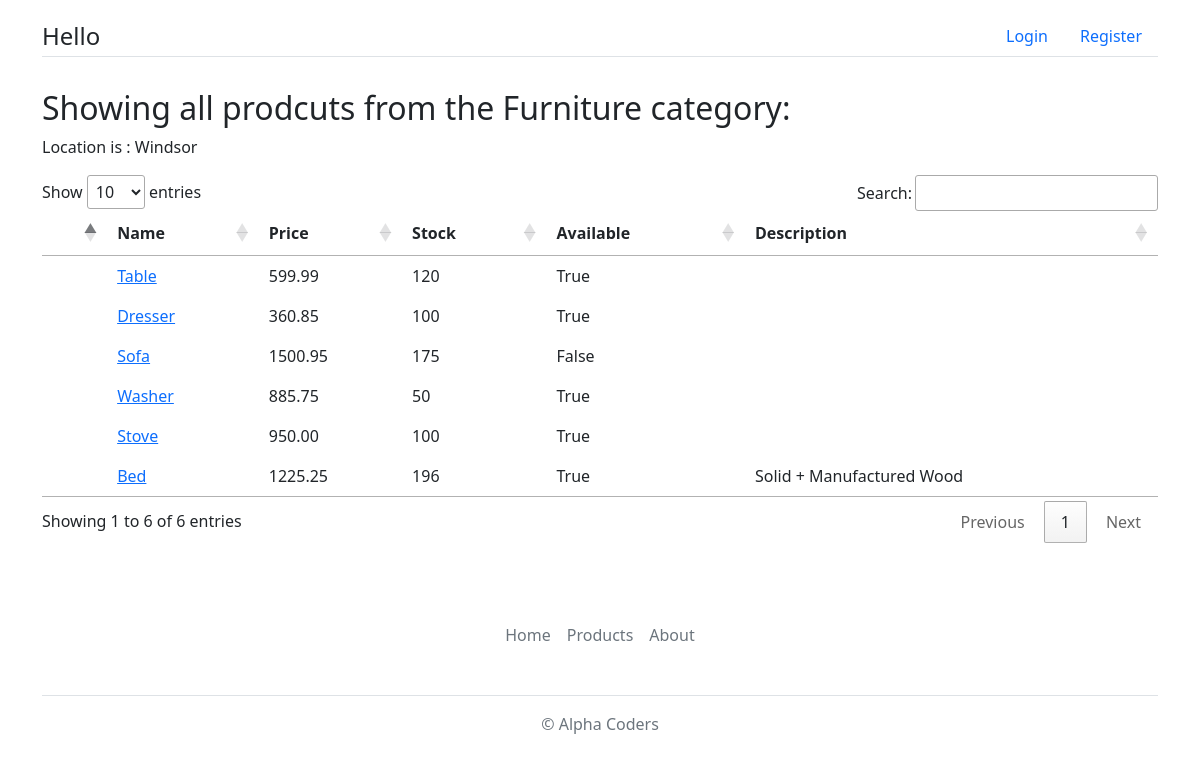
Screenshot of /myapp/detail/1/ with the database file from the repository.
### myapp/models.py (models this page shows, shortened)
class Category(models.Model):
    name = models.CharField(max_length=200)
    warehouse = models.CharField(blank=False, default='', max_length=200)

class Product(models.Model):
    category = models.ForeignKey(Category, related_name='products', on_delete=models.CASCADE)
    name = models.CharField(max_length=200)
    price = models.DecimalField(max_digits=10, decimal_places=2)
    stock = models.PositiveIntegerField(default=100, validators=[
        MaxValueValidator(1000),
        MinValueValidator(0)
    ])
    available = models.BooleanField(default=True)
    interested = models.PositiveIntegerField(default=0)
    description = models.TextField(blank=True)

### myapp/views.py (the view)
# urls.py: path('detail/<str:cat_no>/', views.part2_detail, name='part2_detail'),
def part2_detail(request, cat_no):
    category = get_object_or_404(Category, pk=cat_no)
    products = Product.objects.filter(category=category)
    return render(request, 'myapp/detail.html', {'category': category, 'products': products})

### templates/myapp/detail.html (shortened to what this page needs)
{% extends 'myapp/base.html' %}
{% block body_block %}
<h2>Showing all prodcuts from the {{ category.name }} category:</h2>
<p>Location is : {{category.warehouse}}</p>
<table id="prodTable">
<thead>
<tr>
    <th></th>
  <th>Name</th>
  <th>Price</th>
  <th>Stock</th>
  <th>Available</th>
  <th>Description</th>
</tr>
</thead>
<tbody>
{% for product in products %}
<tr>
    <td></td>
    <td> <a href="{% url "myapp:productdetail" product.id %}"> {{ product.name }}</a></td>
    <td> {{ product.price }}</td>
    <td> {{ product.stock }}</td>
    <td> {{ product.available }}</td>
    <td> {{ product.description }}</td>
</tr>
{% endfor %}
</tbody>
</table>
{% endblock %}

### rows the page displays
Category: name "Furniture", warehouse "Windsor"
Product: name "Table", price "599.99", stock "120", available "True"
Product: name "Dresser", price "360.85", stock "100", available "True"
Product: name "Sofa", price "1500.95", stock "175", available "False"
Product: name "Washer", price "885.75", stock "50", available "True"
Product: name "Stove", price "950.00", stock "100", available "True"
Product: name "Bed", price "1225.25", stock "196", available "True", description "Solid + Manufactured Wood"
